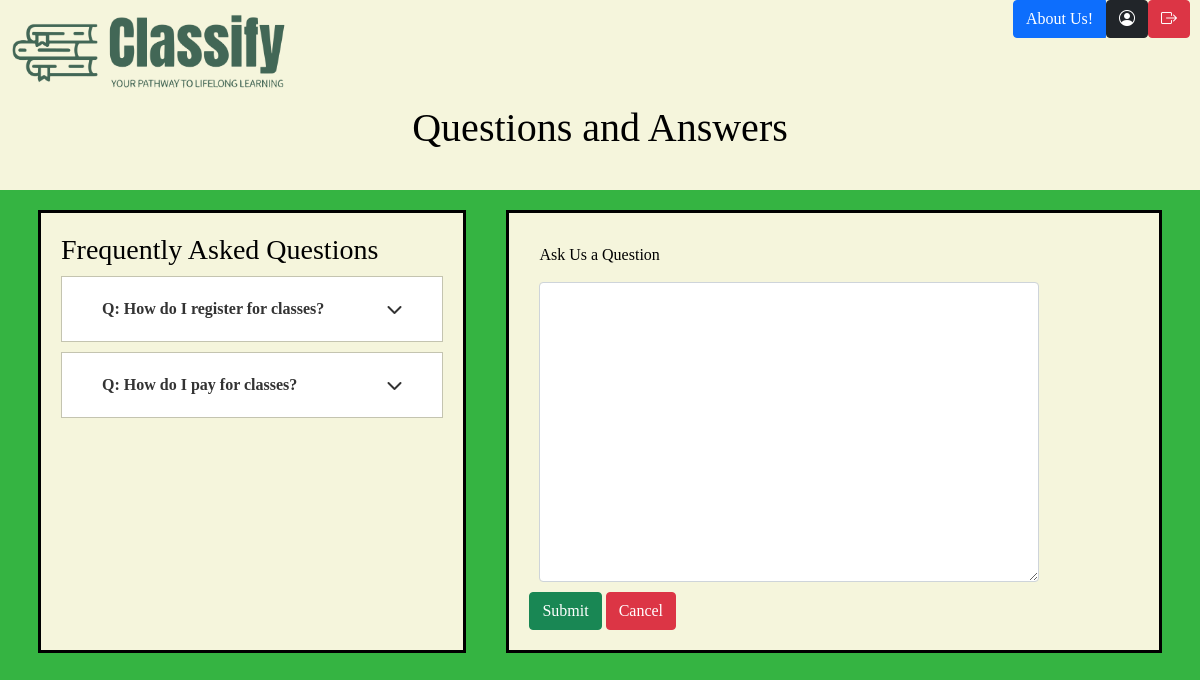
The app's page /faq-student with its own data.
### app.py (models this page shows, shortened)
class FAQ(db.Model):
    __tablename__ = 'FAQ'
    faqID = db.Column(db.Integer, primary_key=True)
    question = db.Column(db.String(255), nullable=False)
    answer = db.Column(db.String(255), nullable=False)

### app.py (the view)
@app.route('/faq-student', methods=['GET', 'POST'])
def faqStudent():
    faq_entries = FAQ.query.all()
    user_email = session.get('user')
    user = User.query.filter_by(email=user_email).first()
    if request.method == 'POST':
        question = request.form['textarea']
        new_question = Question(
            query = question,
            userID = user.userID,
            answer = ""
        )
        try:
            db.session.add(new_question)
            db.session.commit()
            return redirect('/student-home')  # Redirect to home page
        except Exception as e:
            error_message = 'There was an issue sending the question. Please try again later.'
            return render_template('faq-student.html', faq_entries=faq_entries, error_message=error_message)
    else:
        return render_template('faq-student.html', faq_entries=faq_entries)

### templates/faq-student.html (shortened to what this page needs)
<!DOCTYPE html>
<html>
<head>
    <link href="https://cdn.jsdelivr.net/npm/bootstrap@5.0.2/dist/css/bootstrap.min.css" rel="stylesheet">
    <link rel="stylesheet" href="https://cdn.jsdelivr.net/npm/bootstrap-icons@1.5.0/font/bootstrap-icons.css">
    <link rel="stylesheet" href="https://cdnjs.cloudflare.com/ajax/libs/font-awesome/6.2.1/css/all.min.css">
    <link href="../static/css/faq.css" rel="stylesheet">
</head>
<body class="row">
    <header>
        <a href="/student-home"><img class="logo" src="../static/images/classifylogoside.png"></a>
        <div class="btn-group">
            <a href="/about-us-student" class="btn btn-primary">About Us!</a>
            <a href="/student-settings"><button type="button" class="btn btn-dark"><i class="bi-person-circle"></i></button></a>
            <a href="/"><button type="button" class="btn btn-danger"><i class="bi bi-box-arrow-right"></i></button></a>
        </div>
        <h1 class="title">Questions and Answers</h1>
    </header>
    <div class="wrapper FAQ col">
        <h3>Frequently Asked Questions</h3>
        {% for entry in faq_entries %}
        <div class="faq">
            <button class="accordion">
                Q: {{ entry.question }}
                <i class="fa-solid fa-chevron-down"></i>
            </button>
        </div>
        {% endfor %}
    </div>
    <div class="aaq col">
        <div class="form-group">
            <label class="col-md-4 control-label label" for="textarea">Ask Us a Question</label>
            <form action="/faq-student" method="POST">
                <div class="col-md-4">
                    <textarea class="form-control" id="textarea" name="textarea"></textarea>
                </div>
                <div class="form-group">
                    <div class="col-md-8">
                        <button type="submit" class="btn btn-success">Submit</button>
                        <button type="button" class="btn btn-danger" onclick="clearTextarea()">Cancel</button>
                    </div>
                </div>
            </form>
        </div>
    </div>
</body>
</html>

### static/css/faq.css (style rules this page uses)
* { padding: 0; margin: 0; box-sizing: border-box; font-family:'Times New Roman', Times, serif; }
.btn-group { float: right; padding-right: 10px; }
.logo { width: 300px; height: auto; padding: 10px; }
body { font-family: 'Times New Roman', Times, serif; background-color:#35b442; color: white; margin: 0px; padding: 0px; }
header { padding-left: 100; padding-right: 100; background-color:beige; padding-bottom: 30px; margin: 0px; }
.FAQ { border-style: solid; border-color: black; background-color: beige; color: black; margin: 20px; padding: 20px; width: 1000px; float: left; margin-left: 50px; }
.title { text-align: center; color: black; }
.wrapper { max-width: 35%; }
.accordion { background-color: white; color: rgba(0, 0, 0, 0.8); cursor: pointer; width: 100%; padding: 2rem 2.5rem; border: none; outline: none; transition: 0.4s; display: flex; justify-content: space-between; align-items: center; font-weight: bold; height: 30px; }
.faq { border: 1px solid rgba(0, 0, 0, 0.2); margin: 10px 0; }
.aaq { border-style: solid; border-color: black; background-color: beige; color: black; margin: 20px; padding: 20px; width: 1000px; float: right; margin-right: 50px; }
#textarea { width: 500px; height: 300px; margin: 10px; }
.label { margin: 10px; margin-bottom: 5px; }

### records on screen
FAQ: question "How do I register for classes?"
FAQ: question "How do I pay for classes?"
